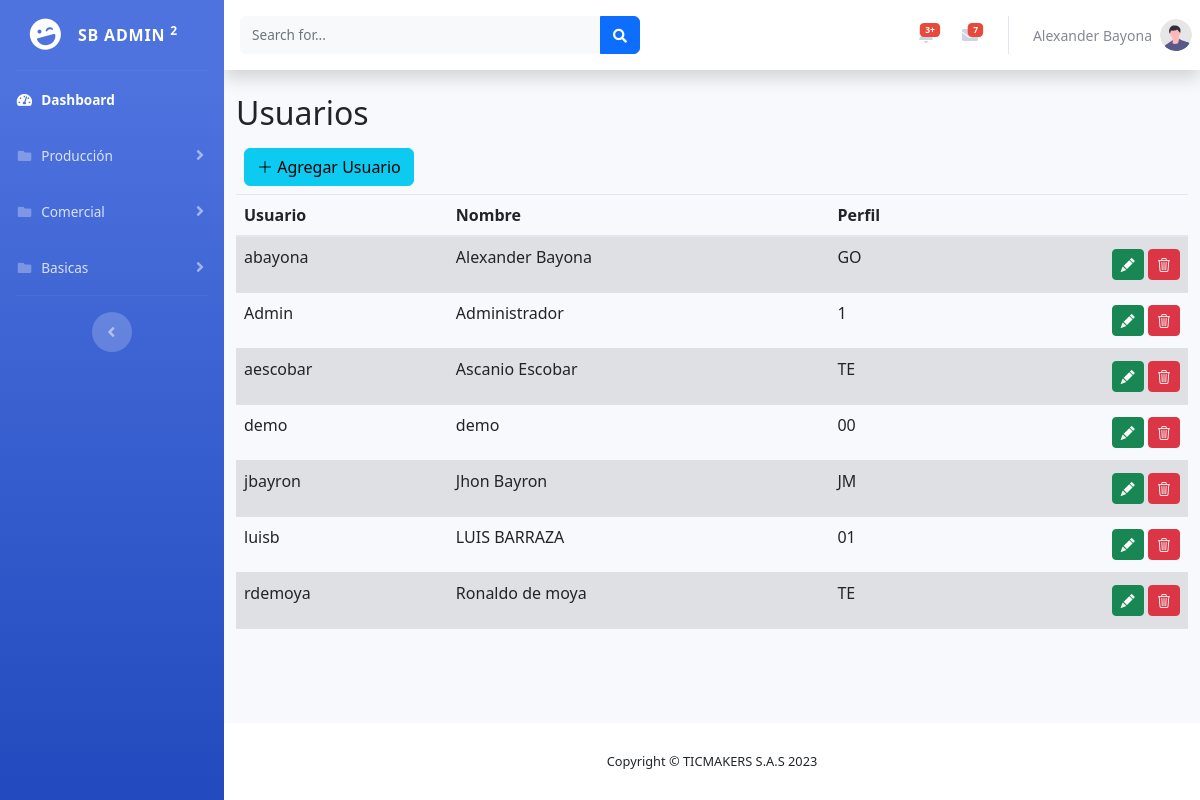
Screenshot of /Basicas/Usuarios/Vista/index.php (signed in) with the database file from the repository.
### tables this page shows
CREATE TABLE `usuarios` (
  `user_id` varchar(8) NOT NULL,
  `user_nombre` varchar(50) NOT NULL,
  `perfil` varchar(2) NOT NULL,
  `clave` varchar(6) NOT NULL,
  `empleado` varchar(20) NOT NULL
);

### conexion.php (called while the page is built)
<?php
class conexion{
    private $servidor = "localhost";
    private $usuario = "root";
    private $db = "imprime_data";
    private $password = "";
    public function __construct(){
        try {
            $conexion=new PDO("mysql:host={$this->servidor};dbname={$this->db}",$this->usuario,$this->password);
            $conexion->setAttribute(PDO::ATTR_ERRMODE, PDO::ERRMODE_EXCEPTION);
            return $conexion;
        } catch (PDOException $error) {
            echo "Error" .$error->getMessage();
        }
    }
}
?>

### Basicas/Usuarios/Modelo/usuarios.php (called while the page is built, shortened)
<?php
require_once("../../../conexion.php");
class usuarios extends conexion{
    public function __construct(){
        $this->conexion=parent::__construct();
    }
    public function get(){
        $rows=null;
        $statement=$this->conexion->prepare("SELECT * FROM usuarios");
        $statement->execute();
        while($result=$statement->fetch()){
            $rows[]=$result;
        }
        return $rows;
    }
}
?>

### Basicas/Usuarios/Vista/index.php (the view, shortened to what this page needs)
<?php
    require_once('../Modelo/usuarios.php');
    $modeloUsuario= new usuarios();
    $usuarios = $modeloUsuario->get();
    if (isset($_SESSION['Nombre'])){
?>
<!DOCTYPE html>
<html lang="en">
<head>
    <?php
        require_once("../../../General/Scripts/links.php");
    ?>
</head>
<body id="page-top">
    <div id="wrapper">
        <?php require_once('../../../General/Nav/sidebar.php'); ?>
        <div id="content-wrapper" class="d-flex flex-column">
            <div id="content">
                <?php require_once('../../../General/Nav/topbar.php'); ?>
                <div class="container-fluid">
                    <h2>Usuarios</h2>
                    <div class="col p-2">
                        <a href="javascript:void(0);" onclick="modalAgregar('Usuario')" ><button type="button" class="btn btn-info" title="Añadir"><i class="bi bi-plus-lg"></i> Agregar Usuario </button></a>
                    </div>
                    <div class="table-responsive">
                        <table class="table table-striped table-hover">
                            <thead>
                                <tr>
                                    <th scope="col">Usuario</th>
                                    <th scope="col">Nombre</th>
                                    <th scope="col">Perfil</th>
                                    <th scope="col"></th>
                                </tr>
                            </thead>
                            <tbody>
                            <?php
                                if($usuarios != null){
                                    foreach($usuarios as $usuario){
                            ?>
                                <tr>
                                    <td><?php echo $usuario['user_id']; ?></td>
                                    <td><?php echo $usuario['user_nombre']; ?></td>
                                    <td><?php echo $usuario['perfil']; ?></td>
                                    <td style="text-align:right;">
                                        <a href="javascript:void(0);" onclick="modalEditarUsuario('<?php echo $usuario['user_id']; ?>')"><button type="button" class="btn btn-sm btn-success my-1" title="Editar"><i class="bi bi-pencil-fill"></i> </button></a>
                                        <a href="javascript:void(0);" onclick="modalEliminar('<?php echo $usuario['user_id']; ?>')"><button type="button" class="btn btn-sm btn-danger" title="Eliminar"><i class="bi bi-trash3"></i> </button></a>
                                    </td>
                                </tr>
                            <?php
                                    }
                                }
                            ?>
                            </tbody>
                        </table>
                    </div>
                </div>
            </div>
                <?php require_once('../../../General/Nav/footer.php'); ?>
        </div>
    </div>
</body>
</html>
<?php } else{
    header('Location: ../../../index.php');
} ?>

### rows the page displays
usuarios: user_id "abayona", user_nombre "Alexander Bayona", perfil "GO"
usuarios: user_id "Admin", user_nombre "Administrador", perfil "1"
usuarios: user_id "aescobar", user_nombre "Ascanio Escobar", perfil "TE"
usuarios: user_id "demo", user_nombre "demo", perfil "00"
usuarios: user_id "jbayron", user_nombre "Jhon Bayron", perfil "JM"
usuarios: user_id "luisb", user_nombre "LUIS BARRAZA", perfil "01"
usuarios: user_id "rdemoya", user_nombre "Ronaldo de moya", perfil "TE"

### other values shown
$_SESSION['Nombre'] "Alexander Bayona"
